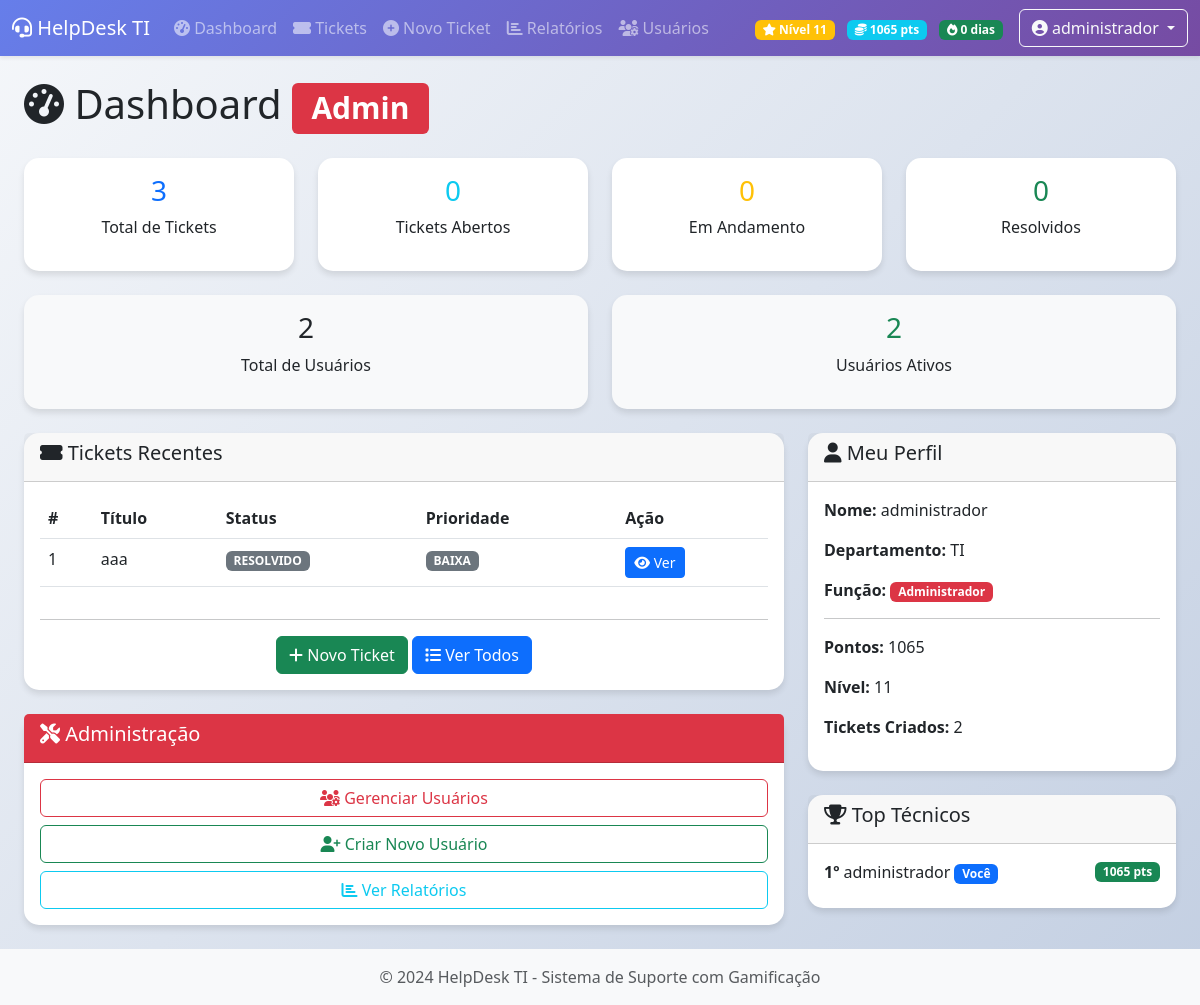
/dashboard (signed in), run on an earlier commit of the app's database.
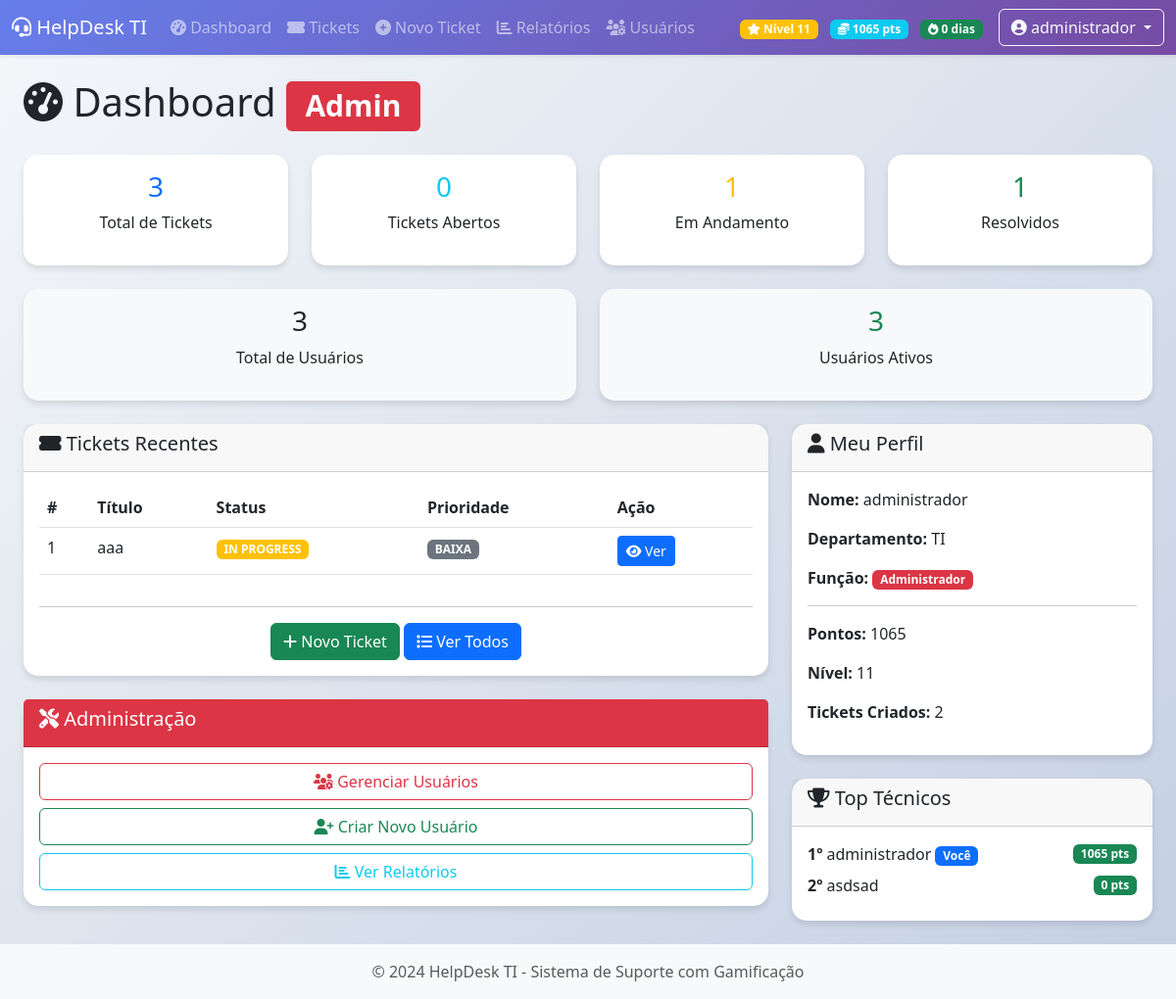
And on a later commit of the database.
### app.py (models this page shows, shortened)
class Ticket(db.Model):
    id = db.Column(db.Integer, primary_key=True)
    title = db.Column(db.String(200), nullable=False)
    description = db.Column(db.Text, nullable=False)
    category = db.Column(db.String(50), nullable=False)
    priority = db.Column(db.String(20), nullable=False)
    status = db.Column(db.String(20), default='open')
    user_id = db.Column(db.Integer, db.ForeignKey('user.id'), nullable=False)
    assigned_to = db.Column(db.Integer, db.ForeignKey('user.id'))
    created_at = db.Column(db.DateTime, default=datetime.utcnow)
    updated_at = db.Column(db.DateTime, default=datetime.utcnow, onupdate=datetime.utcnow)
    resolved_at = db.Column(db.DateTime)
    resolution_time = db.Column(db.Integer)  # em minutos
    creator = db.relationship('User', foreign_keys=[user_id], backref='tickets_created')
    technician = db.relationship('User', foreign_keys=[assigned_to], backref='tickets_assigned')

class User(UserMixin, db.Model):
    id = db.Column(db.Integer, primary_key=True)
    username = db.Column(db.String(80), unique=True, nullable=False)
    email = db.Column(db.String(120), unique=True, nullable=False)
    password_hash = db.Column(db.String(200), nullable=False)
    full_name = db.Column(db.String(200), nullable=False)
    role = db.Column(db.String(50), default='user')  # admin, technician, user
    department = db.Column(db.String(100))
    is_active = db.Column(db.Boolean, default=True)
    created_at = db.Column(db.DateTime, default=datetime.utcnow)
    created_by = db.Column(db.Integer, db.ForeignKey('user.id'))
    last_login = db.Column(db.DateTime)
    points = db.Column(db.Integer, default=0)
    level = db.Column(db.Integer, default=1)
    badges = db.Column(db.Text, default='[]')
    streak_days = db.Column(db.Integer, default=0)
    creator = db.relationship('User', remote_side=[id], backref='created_users')
    @property
    def tickets_count(self):
        return Ticket.query.filter_by(user_id=self.id).count()

### app.py (the view, shortened to what this page needs)
@app.route('/dashboard')
@login_required
@active_required
def dashboard():
    if current_user.role in ['admin', 'technician']:
        total_tickets = Ticket.query.count()
        open_tickets = Ticket.query.filter_by(status='open').count()
        in_progress = Ticket.query.filter_by(status='in_progress').count()
        resolved = Ticket.query.filter_by(status='resolved').count()
        my_tickets = Ticket.query.filter_by(assigned_to=current_user.id).limit(5).all()
        recent_tickets = Ticket.query.order_by(Ticket.created_at.desc()).limit(10).all()
        total_users = User.query.count() if current_user.role == 'admin' else 0
        active_users = User.query.filter_by(is_active=True).count() if current_user.role == 'admin' else 0
    stats = {
        'total': total_tickets,
        'open': open_tickets,
        'in_progress': in_progress,
        'resolved': resolved,
        'total_users': total_users,
        'active_users': active_users
    }
    top_users = User.query.filter(
        User.is_active == True,
        User.role.in_(['admin', 'technician'])
    ).order_by(User.points.desc()).limit(5).all()
    return render_template('dashboard/index.html',
                         stats=stats,
                         my_tickets=my_tickets,
                         recent_tickets=recent_tickets,
                         top_users=top_users)

### app.py (called while the page is built)
def active_required(f):
    @wraps(f)
    def decorated_function(*args, **kwargs):
        if current_user.is_authenticated and not current_user.is_active:
            flash('Sua conta foi desativada. Entre em contato com o administrador.', 'warning')
            logout_user()
            return redirect(url_for('login'))
        return f(*args, **kwargs)
    return decorated_function

@login_manager.user_loader
def load_user(user_id):
    return User.query.get(int(user_id))

@app.template_filter('priority_color')
def priority_color(priority):
    colors = {
        'low': 'success',
        'medium': 'warning',
        'high': 'danger',
        'critical': 'dark'
    }
    return colors.get(priority, 'secondary')

@app.template_filter('status_color')
def status_color(status):
    colors = {
        'open': 'info',
        'in_progress': 'warning',
        'resolved': 'success',
        'closed': 'secondary'
    }
    return colors.get(status, 'secondary')

### templates/dashboard/index.html (shortened to what the changed rows need)
{% extends "base.html" %}
{% block content %}
<div class="container-fluid">
    <h1 class="mb-4">
        <i class="fas fa-tachometer-alt"></i> Dashboard
        {% if current_user.role == 'admin' %}
        <span class="badge bg-danger">Admin</span>
        {% elif current_user.role == 'technician' %}
        <span class="badge bg-warning">Técnico</span>
        {% else %}
        <span class="badge bg-info">Usuário</span>
        {% endif %}
    </h1>
    <div class="row mb-4">
        <div class="col-md-3">
            <div class="card text-center">
                <div class="card-body">
                    <h3 class="text-warning">{{ stats.in_progress }}</h3>
                    <p>Em Andamento</p>
                </div>
            </div>
        </div>
        <div class="col-md-3">
            <div class="card text-center">
                <div class="card-body">
                    <h3 class="text-success">{{ stats.resolved }}</h3>
                    <p>Resolvidos</p>
                </div>
            </div>
        </div>
    </div>
    {% if current_user.role == 'admin' %}
    <div class="row mb-4">
        <div class="col-md-6">
            <div class="card text-center bg-light">
                <div class="card-body">
                    <h3>{{ stats.total_users }}</h3>
                    <p>Total de Usuários</p>
                </div>
            </div>
        </div>
        <div class="col-md-6">
            <div class="card text-center bg-light">
                <div class="card-body">
                    <h3 class="text-success">{{ stats.active_users }}</h3>
                    <p>Usuários Ativos</p>
                </div>
            </div>
        </div>
    </div>
    {% endif %}
    <div class="row">
        <div class="col-md-8">
            <div class="card mb-4">
                <div class="card-body">
                    {% if my_tickets %}
                    <div class="table-responsive">
                        <table class="table table-hover">
                            <thead>
                                <tr>
                                    <th>#</th>
                                    <th>Título</th>
                                    <th>Status</th>
                                    <th>Prioridade</th>
                                    <th>Ação</th>
                                </tr>
                            </thead>
                            <tbody>
                                {% for ticket in my_tickets %}
                                <tr>
                                    <td>{{ ticket.id }}</td>
                                    <td>{{ ticket.title[:40] }}{% if ticket.title|length > 40 %}...{% endif %}</td>
                                    <td>
                                        <span class="badge bg-{{ ticket.status|status_color }}">
                                            {{ ticket.status|upper|replace('_', ' ') }}
                                        </span>
                                    </td>
                                    <td>
                                        <span class="badge bg-{{ ticket.priority|priority_color }}">
                                            {{ ticket.priority|upper }}
                                        </span>
                                    </td>
                                    <td>
                                        <a href="{{ url_for('view_ticket', ticket_id=ticket.id) }}"
                                           class="btn btn-sm btn-primary">
                                            <i class="fas fa-eye"></i> Ver
                                        </a>
                                    </td>
                                </tr>
                                {% endfor %}
                            </tbody>
                        </table>
                    </div>
                    {% else %}
                    <p class="text-muted">Nenhum ticket encontrado.</p>
                    {% endif %}
                </div>
            </div>
        </div>
        <div class="col-md-4">
            <div class="card mb-4">
                <div class="card-body">
                    <p><strong>Nome:</strong> {{ current_user.full_name }}</p>
                    <p><strong>Departamento:</strong> {{ current_user.department }}</p>
                    <p><strong>Função:</strong>
                        {% if current_user.role == 'admin' %}
                            <span class="badge bg-danger">Administrador</span>
                        {% elif current_user.role == 'technician' %}
                            <span class="badge bg-warning">Técnico</span>
                        {% else %}
                            <span class="badge bg-info">Usuário</span>
                        {% endif %}
                    </p>
                    <hr>
                    {% if current_user.role in ['admin', 'technician'] %}
                    <p><strong>Pontos:</strong> {{ current_user.points }}</p>
                    <p><strong>Nível:</strong> {{ current_user.level }}</p>
                    {% endif %}
                    <p><strong>Tickets Criados:</strong> {{ current_user.tickets_count }}</p>
                </div>
            </div>
            {% if current_user.role in ['admin', 'technician'] %}
            <div class="card">
                <div class="card-body">
                    {% for user in top_users %}
                    <div class="d-flex justify-content-between align-items-center mb-2">
                        <div>
                            <strong>{{ loop.index }}º</strong> {{ user.full_name }}
                            {% if user.id == current_user.id %}
                            <span class="badge bg-primary">Você</span>
                            {% endif %}
                        </div>
                        <span class="badge bg-success">{{ user.points }} pts</span>
                    </div>
                    {% endfor %}
                </div>
            </div>
            {% endif %}
        </div>
    </div>
</div>
{% endblock %}

### templates/base.html (shortened to what this page needs)
<!DOCTYPE html>
<html lang="pt-BR">
<head>
    <link href="https://cdn.jsdelivr.net/npm/bootstrap@5.3.0/dist/css/bootstrap.min.css" rel="stylesheet">
    <link rel="stylesheet" href="https://cdnjs.cloudflare.com/ajax/libs/font-awesome/6.4.0/css/all.min.css">
    <link rel="stylesheet" href="{{ url_for('static', filename='css/style.css') }}">
</head>
<body>
    <nav class="navbar navbar-expand-lg navbar-dark bg-gradient-primary shadow-sm">
        <div class="container-fluid">
            <a class="navbar-brand" href="{{ url_for('dashboard') }}">
                <i class="fas fa-headset"></i> HelpDesk TI
            </a>
            {% if current_user.is_authenticated %}
            <div class="collapse navbar-collapse" id="navbarNav">
                <ul class="navbar-nav me-auto">
                    <li class="nav-item">
                        <a class="nav-link" href="{{ url_for('dashboard') }}">
                            <i class="fas fa-tachometer-alt"></i> Dashboard
                        </a>
                    </li>
                    <li class="nav-item">
                        <a class="nav-link" href="{{ url_for('tickets_list') }}">
                            <i class="fas fa-ticket-alt"></i> Tickets
                        </a>
                    </li>
                    <li class="nav-item">
                        <a class="nav-link" href="{{ url_for('new_ticket') }}">
                            <i class="fas fa-plus-circle"></i> Novo Ticket
                        </a>
                    </li>
                    {% if current_user.role in ['technician', 'admin'] %}
                    <li class="nav-item">
                        <a class="nav-link" href="{{ url_for('reports') }}">
                            <i class="fas fa-chart-bar"></i> Relatórios
                        </a>
                    </li>
                    {% endif %}
                    {% if current_user.role == 'admin' %}
                    <li class="nav-item">
                        <a class="nav-link" href="{{ url_for('admin_users') }}">
                            <i class="fas fa-users-cog"></i> Usuários
                        </a>
                    </li>
                    {% endif %}
                </ul>
                <div class="d-flex align-items-center">
                    {% if current_user.role in ['admin', 'technician'] %}
                    <div class="me-3 text-white">
                        <span class="badge bg-warning me-2">
                            <i class="fas fa-star"></i> Nível {{ current_user.level or 1 }}
                        </span>
                        <span class="badge bg-info me-2">
                            <i class="fas fa-coins"></i> {{ current_user.points or 0 }} pts
                        </span>
                        <span class="badge bg-success">
                            <i class="fas fa-fire"></i> {{ current_user.streak_days or 0 }} dias
                        </span>
                    </div>
                    {% endif %}
                    <div class="dropdown">
                        <button class="btn btn-outline-light dropdown-toggle" type="button" data-bs-toggle="dropdown">
                            <i class="fas fa-user-circle"></i> {{ current_user.full_name }}
                        </button>
                    </div>
                </div>
            </div>
            {% endif %}
        </div>
    </nav>
    <main class="container-fluid py-4">
        {% block content %}{% endblock %}
    </main>
    <footer class="footer mt-auto py-3 bg-light">
        <div class="container text-center">
            <span class="text-muted">© 2024 HelpDesk TI - Sistema de Suporte com Gamificação</span>
        </div>
    </footer>
</body>
</html>

What changed in the data, as far as the page shows it:
changed Ticket "aaa": status "RESOLVIDO" → "IN PROGRESS"
added User: full_name "asdsad", points "0"
Also different on the page:
{{ stats.in_progress }}: "0" → "1"
{{ stats.resolved }}: "0" → "1"
{{ stats.total_users }}: "2" → "3"
{{ stats.active_users }}: "2" → "3"
